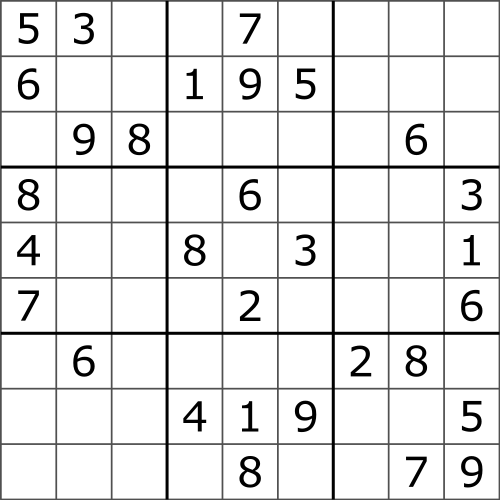
#> input picture cv/code/chess.png, 500 x 500 px
$ jupyter execute --allow-errors '特征检测.ipynb'
#> lines starting #> are read from the running program, lines starting #| are printed output that depends on the picture; after the words box and inside, x2 and y2 are one past the last pixel; in counts of white or black regions, pixels touching at a corner belong together
#> (a cell that did not finish here is left out)

[cell 2]
import cv2
import numpy as np

img = cv2.imread('./chess.png')
#> img is the input picture: shape (500, 500, 3); min 0, max 255, mean 231.8

# 变成灰度图片
gray = cv2.cvtColor(img, cv2.COLOR_BGR2GRAY)

# 角点检测
# blockSize没有要求必须是奇数
# 返回角点响应, 每一个像素都可以计算出一个角点响应.
dst = cv2.cornerHarris(gray, blockSize=2, ksize=3, k=0.04)
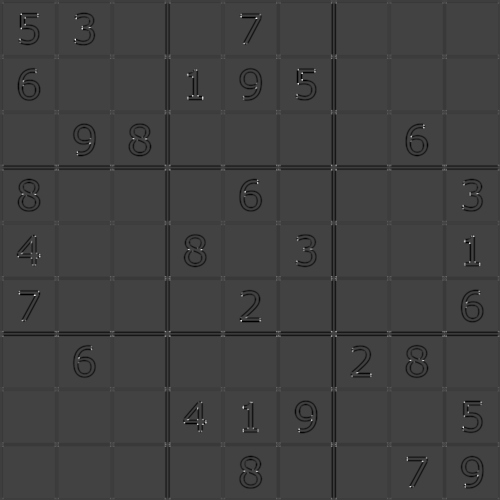
#> dst: shape (500, 500) float32; min -0.04, max 0.114, mean -0.00129; drawn with min black and max white
# [7 lines of commented-out code are left out]
img[dst > (0.01 * dst.max())] = [0, 0, 255]
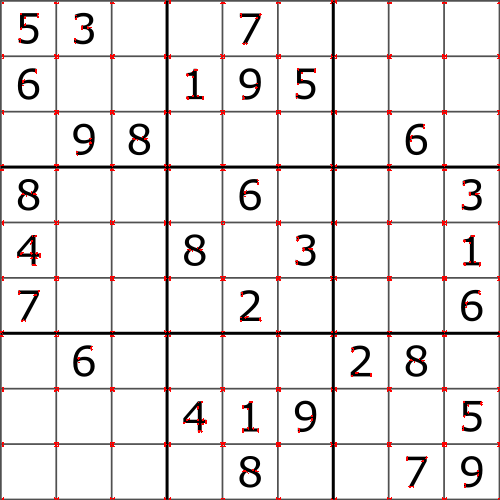
#> img: shape (500, 500, 3); 0.99% of pixels changed, all inside (x1, y1, x2, y2) = (0, 0, 500, 500)

cv2.imshow('SIFT', img)

cv2.waitKey(0)
cv2.destroyAllWindows()
